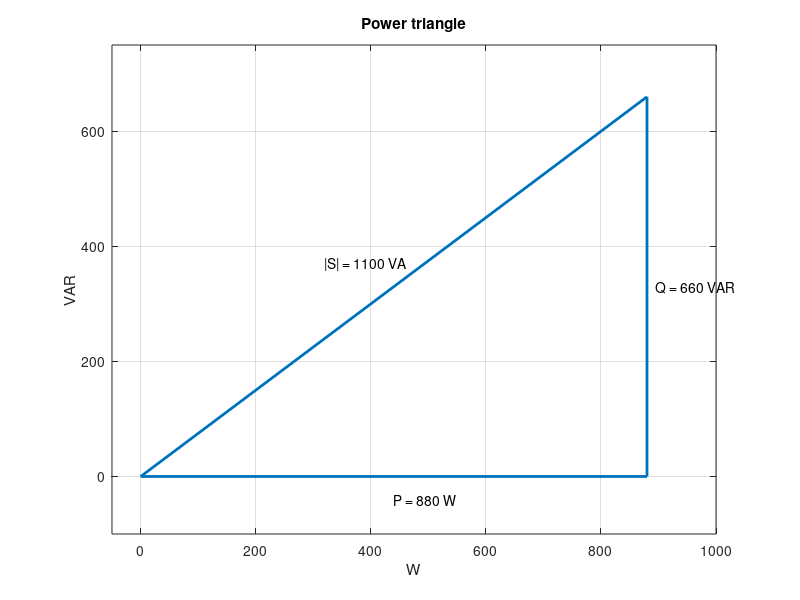

MATLAB code to generate this figure:
% Circuits 1 — The rms Value and Power Calculations
%title: rms Values and the Power Triangle
%ar-title: القيمة الفعالة ومثلث القدرة
%lesson: c1-power-3
%course: circuits-1

%% The example: a motor
%ar: |S| = Vrms Irms، و P = |S| × pf، و Q = |S| × sin θ. pf = 0.8 متأخر يعني θ موجبة.
V = 220; I = 5; pf = 0.8;
S = V*I; P = S*pf; Q = S*sqrt(1 - pf^2);
fprintf('|S| = %g VA, P = %g W, Q = %g VAR\n', S, P, Q)

%% rms of any waveform, numerically
%ar: rms لأي إشارة = جذر متوسط مربعها. نجرب الجيبية (القمة/√2) والمربعة (= القمة) والمثلثية (القمة/√3).
t = linspace(0, 1, 100001); t(end) = [];
x1 = sin(2*pi*t); x2 = sign(sin(2*pi*t)); x3 = 2*abs(2*(t - floor(t + 0.5))) - 1;
fprintf('rms: sine %.4f, square %.4f, triangle %.4f\n', sqrt(mean(x1.^2)), sqrt(mean(x2.^2)), sqrt(mean(x3.^2)))

%% The power triangle
%ar: نرسم المثلث: P أفقي، و Q رأسي، و |S| الوتر.
plot([0 P P 0], [0 0 Q 0], 'LineWidth', 2); grid on; axis equal
text(P/2, -40, 'P = 880 W'); text(P + 15, Q/2, 'Q = 660 VAR'); text(P/2 - 120, Q/2 + 40, '|S| = 1100 VA')
xlabel('W'); ylabel('VAR'); title('Power triangle'); axis([-50 1000 -100 750])

%%! Project idea: monthly cost of a motor
%ar: مشروع: المحرك يعمل 8 ساعات يوميًا. الطاقة الشهرية من P (وليس |S|): الفاتورة على القدرة الحقيقية. السعر مثال فقط.
kWh = P/1000*8*30;
fprintf('energy %.1f kWh per month -> %.2f at 0.18 per kWh\n', kWh, kWh*0.18)
